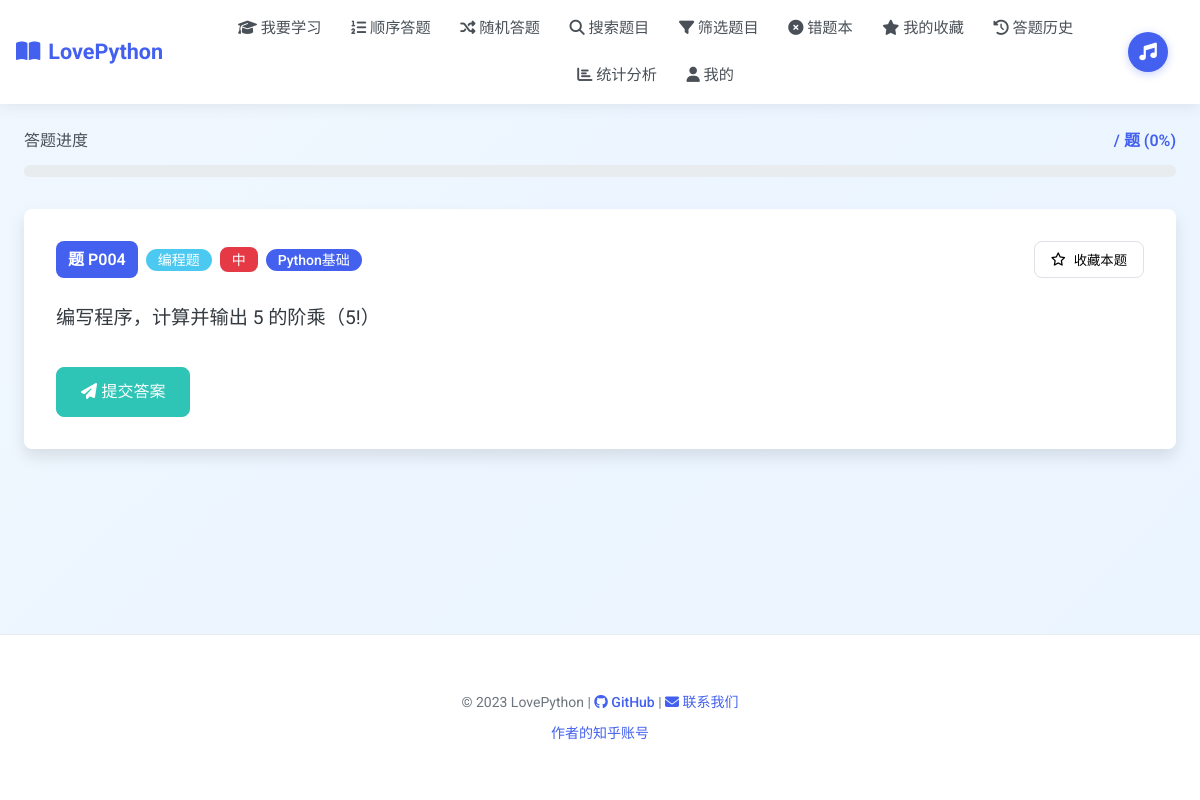
/only_wrong (signed in), run on the app's committed database.
### tables this page shows
CREATE TABLE questions (
        id TEXT PRIMARY KEY,
        stem TEXT NOT NULL,
        answer TEXT NOT NULL,
        difficulty TEXT,
        qtype TEXT,
        category TEXT,
        options TEXT, -- JSON stored options
        created_at DATETIME DEFAULT CURRENT_TIMESTAMP
    );

### app.py (the view)
@app.route('/only_wrong')
@login_required
def only_wrong_mode():
    user_id = get_user_id()
    conn = get_db()
    c = conn.cursor()
    c.execute('SELECT question_id FROM history WHERE user_id=? AND correct=0', (user_id,))
    rows = c.fetchall()
    conn.close()
    wrong_ids = [r['question_id'] for r in rows]
    if not wrong_ids:
        flash("你没有错题或还未答题", "info")
        return redirect(url_for('index'))
    qid = random.choice(wrong_ids)
    q = fetch_question(qid)
    is_fav = is_favorite(user_id, qid)
    return render_template('question.html',
                          question=q,
                          is_favorite=is_fav)

### app.py (called while the page is built)
def get_db():
    conn = sqlite3.connect('database.db')
    conn.row_factory = sqlite3.Row
    return conn

def login_required(f):
    @wraps(f)
    def decorated_function(*args, **kwargs):
        if not is_logged_in():
            flash("请先登录后再访问该页面", "error")
            return redirect(url_for('login', next=request.url))
        return f(*args, **kwargs)
    return decorated_function

def is_logged_in():
    return 'user_id' in session

def get_user_id():
    return session.get('user_id')

def fetch_question(qid):
    conn = get_db()
    c = conn.cursor()
    c.execute('SELECT * FROM questions WHERE id=?', (qid,))
    row = c.fetchone()
    conn.close()
    if row:
        return {
            'id': row['id'],
            'stem': row['stem'],
            'answer': row['answer'],
            'difficulty': row['difficulty'],
            'type': row['qtype'],
            'category': row['category'],
            'options': json.loads(row['options'])
        }
    return None

def is_favorite(user_id, question_id):
    conn = get_db()
    c = conn.cursor()
    c.execute('SELECT 1 FROM favorites WHERE user_id=? AND question_id=?',
              (user_id, question_id))
    is_fav = bool(c.fetchone())
    conn.close()
    return is_fav

### templates/question.html (shortened to what this page needs)
{% extends 'base.html' %}
{% block content %}
{% if answered is not none and total is not none %}
<div class="progress-container">
    <div class="progress-header">
        <span class="progress-title">答题进度</span>
        <span class="progress-value">{{ answered }} / {{ total }} 题 ({{ (answered / total * 100)|round(1) if total else 0 }}%)</span>
    </div>
    <div class="progress-bar-container">
    </div>
</div>
{% endif %}
{% if question %}
<div class="question-container">
    <div class="question-header">
        <div class="question-info">
            <span class="question-number">题 {{ question.id }}</span>
            {% if question.type %}
                <span class="badge badge-info">{{ question.type }}</span>
            {% endif %}
            {% if question.difficulty %}
                <span class="question-difficulty badge {% if question.difficulty == '简单' %}badge-success{% elif question.difficulty == '中等' %}badge-warning{% else %}badge-danger{% endif %}">
                    {{ question.difficulty }}
                </span>
            {% endif %}
            {% if question.category %}
                <span class="badge badge-primary">{{ question.category }}</span>
            {% endif %}
        </div>
        <div class="question-actions-top">
            {% if is_favorite %}
                <form method="post" action="{{ url_for('unfavorite_question', qid=question.id) }}">
                    <button type="submit" class="favorite-btn active">
                        <i class="fas fa-star"></i> 已收藏
                    </button>
                </form>
            {% else %}
                <form method="post" action="{{ url_for('favorite_question', qid=question.id) }}">
                    <button type="submit" class="favorite-btn">
                        <i class="far fa-star"></i> 收藏本题
                    </button>
                </form>
            {% endif %}
        </div>
    </div>
    <div class="question-stem">{{ question.stem }}</div>
    <form method="post" action="{{ url_for('show_question', qid=question.id) }}" class="question-form">
        <div class="question-actions">
            {% if not result_msg %}
                <div class="btn-group">
                    <button type="submit" class="btn btn-success">
                        <i class="fas fa-paper-plane"></i> 提交答案
                    </button>
                </div>
            {% endif %}
        </div>
    </form>
</div>
{% endif %}
{% endblock %}

### static/style.css (style rules this page uses)
:root { --primary-color: #4361ee; --primary-hover: #3a56e7; --secondary-color: #3f8efc; --success-color: #2ec4b6; --danger-color: #e63946; --warning-color: #ffb703; --info-color: #4cc9f0; --light-color: #f8f9fa; --dark-color: #212529; --gray-100: #f8f9fa; --gray-200: #e9ecef; --gray-300: #dee2e6; --gray-400: #ced4da; --gray-500: #adb5bd; --gray-600: #6c757d; --gray-700: #495057; --gray-800: #343a40; --gray-900: #212529; --font-main: 'Roboto', 'Noto Sans SC', sans-serif; --border-radius: 0.5rem; --box-shadow: 0 0.5rem 1rem rgba(0, 0, 0, 0.1); --transition: all 0.3s ease; }
* { box-sizing: border-box; margin: 0; padding: 0; }
html { scroll-behavior: smooth; }
body { font-family: var(--font-main); background: linear-gradient(135deg, #f0f7ff 0%, #eaf5ff 100%); color: var(--gray-800); line-height: 1.6; min-height: 100vh; display: flex; flex-direction: column; }
.btn { display: inline-block; font-weight: 500; text-align: center; white-space: nowrap; vertical-align: middle; user-select: none; border: 1px solid transparent; padding: 0.75rem 1.5rem; font-size: 1rem; line-height: 1.5; border-radius: var(--border-radius); transition: var(--transition); cursor: pointer; touch-action: manipulation; -webkit-tap-highlight-color: transparent; position: relative; overflow: hidden; min-height: 2.75rem; }
.btn::after { content: ''; display: block; position: absolute; width: 100%; height: 100%; top: 0; left: 0; pointer-events: none; background-image: radial-gradient(circle, rgba(255, 255, 255, 0.3) 10%, transparent 10.01%); background-repeat: no-repeat; background-position: 50%; transform: scale(10, 10); opacity: 0; transition: transform 0.5s, opacity 0.8s; }
.btn-success { color: #fff; background-color: var(--success-color); border-color: var(--success-color); }
.badge { display: inline-block; padding: 0.25rem 0.75rem; font-size: 0.875rem; font-weight: 500; line-height: 1; text-align: center; white-space: nowrap; vertical-align: baseline; border-radius: 50rem; }
.badge-primary { background-color: var(--primary-color); color: white; }
.badge-danger { background-color: var(--danger-color); color: white; }
.badge-info { background-color: var(--info-color); color: white; }
.question-container { background-color: white; border-radius: var(--border-radius); box-shadow: var(--box-shadow); padding: 2rem; margin-bottom: 2rem; }
.question-header { display: flex; justify-content: space-between; align-items: center; margin-bottom: 1.5rem; }
.question-number { display: inline-block; padding: 0.35rem 0.75rem; font-size: 1rem; font-weight: 600; color: white; background-color: var(--primary-color); border-radius: var(--border-radius); }
.question-difficulty { padding: 0.35rem 0.75rem; border-radius: var(--border-radius); font-weight: 500; }
.question-stem { font-size: 1.2rem; line-height: 1.7; margin-bottom: 2rem; color: var(--gray-800); }
.question-actions { display: flex; justify-content: space-between; align-items: center; margin-top: 2rem; }
.favorite-btn { display: flex; align-items: center; gap: 0.5rem; background-color: white; border: 1px solid var(--gray-300); border-radius: var(--border-radius); padding: 0.5rem 1rem; cursor: pointer; transition: var(--transition); }
.progress-container { margin-bottom: 2rem; }
.progress-header { display: flex; justify-content: space-between; align-items: center; margin-bottom: 0.75rem; }
.progress-title { font-weight: 500; color: var(--gray-700); }
.progress-value { font-weight: 600; color: var(--primary-color); }
.progress-bar-container { width: 100%; height: 0.75rem; background-color: var(--gray-200); border-radius: 1rem; overflow: hidden; }

### templates/base.html (style rules this page uses)
body { position: relative; min-height: 100vh; }

### templates/question.html (style rules this page uses)
.question-info { display: flex; align-items: center; flex-wrap: wrap; gap: 0.5rem; }
.btn-group { display: flex; gap: 0.5rem; flex-wrap: wrap; }

### data on the page
questions: id "P004", type "编程题", difficulty "中", category "Python基础", stem "编写程序，计算并输出 5 的阶乘（5!）"

### other printed values
{{ (answered / total * 100)|round(1) if total else 0 }} "0"
{{ current_year|default(2023) }} "2023"
